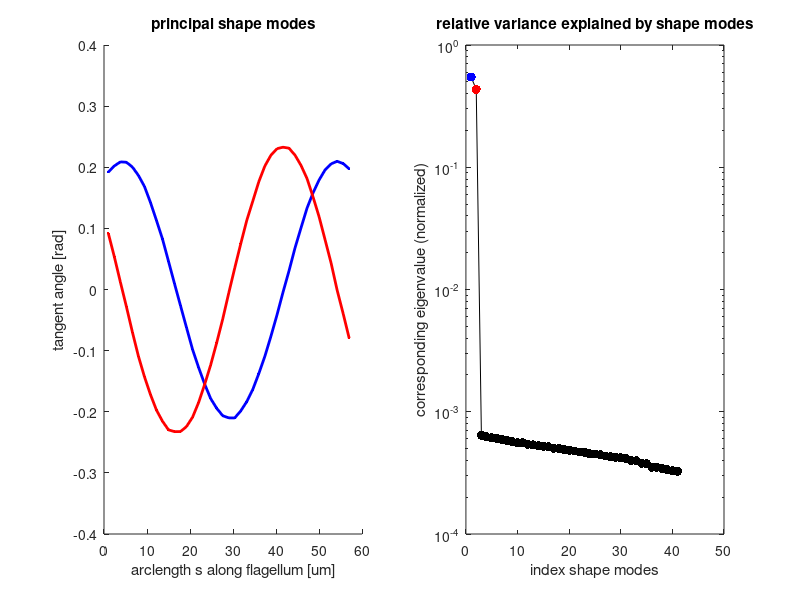
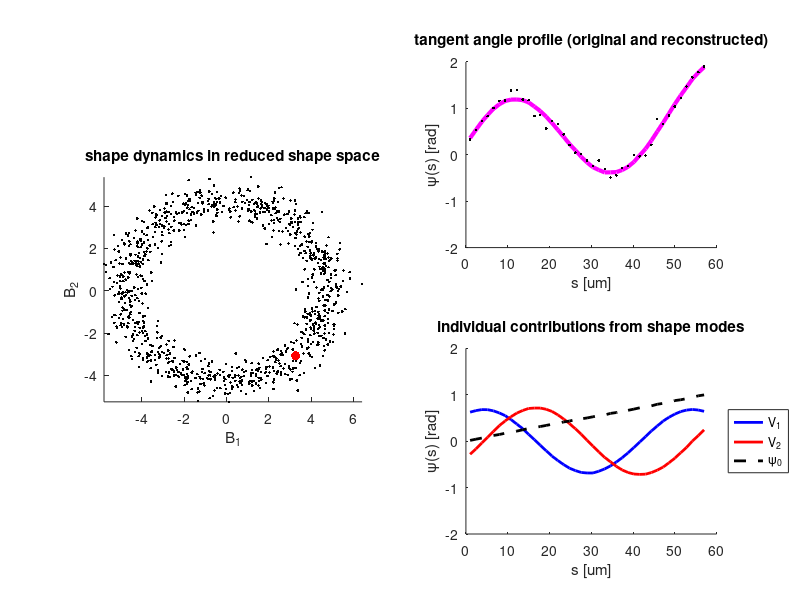

The MATLAB source for these figures, in order: (Note: this script raises an error after producing the figures.)
%% Example Matlab-script illustrating 
%  SHAPE MODE ANALYSIS by PRINCIPAL COMPONENT ANALYSIS
%  for a synthetic data set of sperm flagellar bending waves
%
% BM Friedrich et al., 23.09.2014

%% size of data set =======================================================
n=1024; % number of experimental observations (e.g. frames recorded)
m=41;   % number of features recorded with each observation

%% construct pseudo-data set ==============================================
% (can be ignored on first reading)
ds=1.4; % arc-length step along flagellum [um]
% simple model for principlal shape modes ...
s=1:ds:m*ds; % arc-length position for which tangent angle shall be recorded
L=m*ds; % flagellar length [um]
lambda=50; % flagellar wavelength [um]
v1=cos(2*pi*s/lambda); % prototypical wave modes
v2=sin(2*pi*s/lambda);
% simple model for phase fluctuations
T=0.030; % period of flagellar beat [s]
w0=2*pi/T; % frequency of flagellar beat [1/s]
dt=0.004; % time-step [s]
D0=2; % flagellar phase diffusion coefficient
w1=0.38; % non-isochrony parameter
phi=cumsum(w0*dt+sqrt(2*D0*dt)*randn(n,1)); % flagellar phase angle 
% simple model for amplitude fluctuations ...
A0=1; % mean flagellar bending amplitude
sigma_A=0.01; % variance of amplitude fluctuations
tau_A=0.02; % correlation time of amplitude fluctuations
dA=conv(sqrt(sigma_A*2*dt/tau_A)*randn(n,1),exp(-(0:dt:10*dt)/tau_A),'same'); % amplitude fluctuations
% var(dA)/sigma_A % test
A=A0+dA;
phi=phi-cumsum(2*w1*dA*sqrt(A0)*dt); % non-isochrony
% "ideal" shape scores
B1=A.*cos(phi);
B2=A.*sin(phi);
% assemble data set using phase and amplitude
kappa0=1/L; % mean flagellar curvature [1/um]
psi0=repmat(kappa0*s,n,1); % mean tangent angle
psi1=B1*v1+B2*v2; % oscillatory part of tangent angle 
psi=psi0+psi1; % reconstructed tangent angle data set
psi=psi+0.1*randn(n,m); % add measurement noise

%% plot kymograph of (n x m)-data matrix ==================================
figure(1), clf, hold on
pcolor(s,dt*(1:100)*1e3,psi(1:100,:)) % note: only first 100 observations shown
axis tight, shading flat
colormap jet, caxis(pi*[-1/2 1]), colorbar('YTick',pi/2*(-1:2),'YTickLabel',{'-pi/2','0','pi/2','pi'}) % set color-code
xlabel('s [um]'), ylabel('t [ms]'), title('kymograph tangent angle') % plot annotation

%% linear principal component analysis ====================================

% mean of all n observations (represented as (n x m)-matrix)
psi0=repmat(mean(psi),n,1); 

% mean-corrected (n x m)-observation matrix 
Delta=psi-psi0; 

% feature-feature covariance matrix of dimensions m x m
C=Delta'*Delta;

% standard principal component analysis
[V,D]=eig(C); % V=[V1 V2 ... Vm] ... eigenvectors, D=[d1 d2 ... dm] ... corresponding eigenvalues
[D,ind]=sort(diag(D),'descend'); % sort eigenvalues (and corresponding eigenvectors) by decreasing magnitude
V=V(:,ind);

% principal shape modes
V1=V(:,1);
V2=V(:,2);

% determine shape scores from linear least-square fit
B1=V1\Delta'; B1=B1(:);
B2=V2\Delta'; B2=B2(:);

%% show eigenvalues and shape modes =======================================

figure(1), clf
% show shape modes
subplot(1,2,1), hold on
plot(s,V1,'b.-','LineWidth',2)
plot(s,V2,'r.-','LineWidth',2)
xlabel('arclength s along flagellum [um]')
ylabel('tangent angle [rad]')
title('principal shape modes')
% show eigenvalues
subplot(1,2,2),
semilogy(D/sum(D),'k.-','MarkerSize',20), hold on
plot(1,D(1)/sum(D),'b.','MarkerSize',20), plot(2,D(2)/sum(D),'r.','MarkerSize',20) % mark data points of interest
xlabel('index shape modes')
ylabel('corresponding eigenvalue (normalized)')
title('relative variance explained by shape modes')

% show shape dynamics in reduced shape space ------------------------------

j=randi(n); % pick random observation

figure(2), clf 
% show shape dynamics in reduced shape space
subplot(2,2,[1 3]), hold on
plot(B1,B2,'k.'), plot(B1(j),B2(j),'r.','MarkerSize',20),
axis image
xlabel('B_1'), ylabel('B_2'), title('shape dynamics in reduced shape space')

subplot(2,2,2), hold on
psi_proj=psi0(1,:)'+B1(j)*V1+B2(j)*V2; % projection on reduced shape space
plot(s,psi_proj,'m','LineWidth',3) 
plot(s,psi(j,:),'k.') % original observation
xlabel('s [um]'), ylabel('\psi(s) [rad]'), title('tangent angle profile (original and reconstructed)')
ylim([-2 2])

subplot(2,2,4), hold on
plot(s,B1(j)*V1,'b','LineWidth',2) % contribution first shape mode
plot(s,B2(j)*V2,'r','LineWidth',2) % contribution second shape mode
plot(s,psi0(1,:),'k--','LineWidth',2) % mean shape
xlabel('s [um]'), ylabel('\psi(s) [rad]'), title('individual contributions from shape modes')
h=legend({'V_1','V_2','\psi_0'});
set(h,'Location','EastOutside')
ylim([-2 2])

%% reconstruct limit cycle for shape space dynamics =======================

% compute phase angle from limit cycle representation ---------------------

% The polar angle in the planar shape space defines a so-called proto-phase; 
% its mean time-derivative may vary along the limit cycle.
protophi=unwrap(atan2(B2,B1)); 

% Following [Kralemann, ..., Pikovsky, PRE, 2008], we can define a proper phase
% from the proto-phase that increases at a uniform rate along the limit cycle.
nharm=10;
Sn=nan(2*nharm+1,1);
for k=-nharm:nharm
    Sn(nharm+1+k)=mean(exp(-1i*k*protophi)); % eq. (15)
end;
phi=protophi;
for k=[-nharm:-1,1:nharm]
    phi=phi+Sn(nharm+1+k)*(exp(1i*k*protophi)-1)/(1i*k); % eq. (16)
end;
phi=unwrap(real(phi));

% plot flagellar phase
figure(3), subplot(1,3,2), hold on
plot(dt*(1:n),phi)
xlabel('time [s]')
ylabel('phase \phi [rad]')

% recontruct limit cycle by Fourier average -------------------------------
nharm=1;
phi0=pi*(0:0.01:2);
B1limit=zeros(size(phi0));
B2limit=zeros(size(phi0));
for k=[-nharm:-1,1:nharm]
    B1limit=B1limit+...
        exp(1i*k*phi0)*mean(B1.*exp(-1i*k*phi));
    B2limit=B2limit+...
        exp(1i*k*phi0)*mean(B2.*exp(-1i*k*phi));        
end;
B1limit=real(B1limit); % chop tiny imaginary part
B2limit=real(B2limit);

% plot shape limit cycle with phase information ---------------------------
figure(3), clf 
set(gcf, 'Renderer', 'zbuffer');
subplot(1,2,1), hold on
plot(B1limit,B2limit,'k','LineWidth',10)
scatter(B1,B2,100*ones(n,1),hsv2rgb([mod(phi/(2*pi),1) ones(n,2)]),'.') % color-code shape points according to phase
scatter(B1limit,B2limit,100*ones(length(phi0),1),hsv2rgb([mod(phi0'/(2*pi),1) ones(length(phi0),2)]),'.') % color-coded limit circle
axis image
xlabel('B_1'), ylabel('B_2'), title('shape dynamics in reduced shape space')

subplot(1,2,2), hold on
plot(dt*(1:n),phi)
xlabel('time [s]')
ylabel('\phi [rad]')
title('phase angle')

%% Principal component analysis and singular value decomposition ----------
% ... agrees with singular value decomposition
[Us,S,Vs]=svd(Delta);
[~,ind]=sort(diag(S'*S),'descend');
S=S(:,ind); % S'*S and D are equal
Vs=Vs(:,ind); % V and Vs are equal UP TO SIGN!

% We are free to change the sign of the singular values S(k,k) and the corresponding columns of the matrix Vs. 
% The matrices V (from PCA) and Vs (from SVD) will be found equal if these signs are chosen appropriately.
for k=1:m
    if norm(V(:,k)-Vs(:,k))>norm(V(:,k)+Vs(:,k))
        Vs(:,k)=-Vs(:,k);
        S(k,k)=-S(k,k);
    end;
end;

figure(4), clf
% plot shape mode matrix V as obtained by principal component analysis
subplot(1,2,1), hold on
slist=(1:m)*ds;
smat=repmat(slist,m,1);
pcolor(repmat((1:m),m,1),smat',V), axis tight, shading flat
xlabel('k'), ylabel('s [um]')
colormap jet, caxis([-1 1]), colorbar('YTick',(-1:1),'YTickLabel',{'-1','0','1'}) % set color-code
title('shape modes from PCA')
% plot shape mode matrix V as obtained by singular value decomposition (after adjusting signs)
subplot(1,2,2), hold on
pcolor(repmat((1:m),m,1),smat',Vs), axis tight, shading flat
xlabel('k'), ylabel('s [um]')
colormap jet, caxis([-1 1]), colorbar('YTick',(-1:1),'YTickLabel',{'-1','0','1'}) % set color-code
title('shape modes from SVD')

%% kernel PCA for angular data ============================================

% feature-feature simularity matrix ---------------------------------------
C_kernel=nan(m);
for i=1:m
    for j=1:m
        C_kernel(i,j)=sum(cos(psi1(:,i)-psi1(:,j)));
    end;
end;

% kernel-centering --------------------------------------------------------
C_kernel=C_kernel-sum(C_kernel)'*ones(1,m)/m-ones(m,1)*sum(C_kernel)/m+sum(C_kernel(:))/m^2;

% plot --------------------------------------------------------------------
figure(5), clf
% show feature-feature covariance matrix
subplot(1,2,1), hold on
pcolor(smat,smat',C), shading flat
caxis([-1e3 1e3]), colorbar
xlim([0 60]), ylim([0 60])
xlabel('s [um]'), ylabel('s [um]')
title('feature-feature covariance matrix')
% show feature-feature similarity matrix
subplot(1,2,2), hold on
pcolor(smat,smat',C_kernel), shading flat
caxis([-1e3 1e3]), colorbar
xlim([0 60]), ylim([0 60])
xlabel('s [um]'), ylabel('s [um]')
title('feature-feature similarity matrix')

%% eigenvalue decomposition of similarity matrix ==========================
[V_kernel,D_kernel]=eig(C_kernel);
% sort eigenvalues in desending order
[D_kernel,ind]=sort(diag(D_kernel),'descend');
V_kernel=V_kernel(:,ind);

% shape modes only def'd up to sign: adjust sign to match linear PCA
for i=1:m
    if V(:,i)'*V_kernel(:,i)<0
        V_kernel(:,i)=-V_kernel(:,i);
    end;
end;

%% show plot
figure(6), clf
% first shape mode
subplot(1,2,1), hold on
plot(slist,V(:,1),'b','LineWidth',2)
plot(slist,V_kernel(:,1),'g','color',[0 0.8 0],'LineWidth',2)
title('first shape mode')
legend({'linear PCA','kernel PCA'})
xlabel('s [um]'), ylabel('[rad]')
% second shape mode
subplot(1,2,2), hold on
plot(slist,V(:,2),'r','LineWidth',2)
plot(slist,V_kernel(:,2),'g','color',[0 0.8 0],'LineWidth',2)
title('second shape mode')
legend({'linear PCA','kernel PCA'})
xlabel('s [um]'), ylabel('[rad]')
%% find shape scores ======================================================

% mean flagellar shape using circular mean --------------------------------
psi0_kernel=angle(mean(exp(1i*psi)));

% get shape scores by nonlinear fit ---------------------------------------
B_kernel=nan(n,2); % alloc mem
% loop over frames
for iframe=1:n
    % nonlinear fit to find shape scores that maximize similarity measure
    B_kernel(iframe,:)=fminsearch(@(param) -sum(cos(psi(iframe,:)-psi0_kernel-param(1)*V_kernel(:,1)'-param(2)*V_kernel(:,2)')),[0 0]);
end;

%% show plot of shape scores
figure(7), clf, hold on
tlist=(1:n)*dt;
plot(tlist,B1,'LineWidth',2)
plot(tlist,B_kernel(:,1),'color',[0 0.8 0],'LineWidth',2)
xlabel('time [s]'), xlim([0 0.25])
ylabel('shape scores')
legend({'linear PCA','kernel PCA'})
